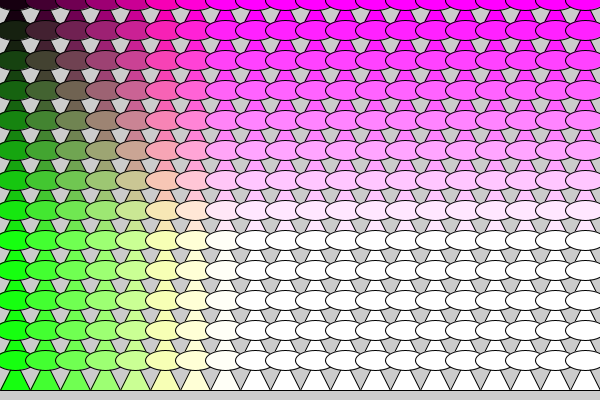
Frame 1 (no input)
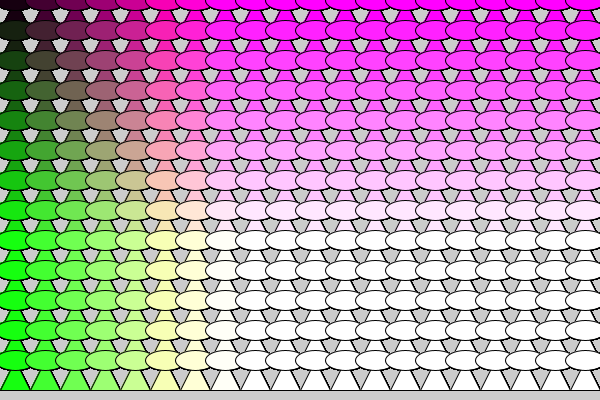
Frame 60 (the mouse pressed at the canvas centre just before this capture)
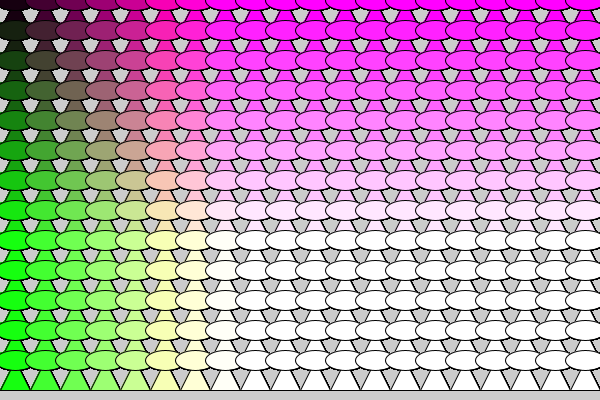
Frame 120 (the mouse held since frame 60 and released just before this capture)

The Processing sketch that drew these frames (run headless with seeded random() and noise(); from frame 60 on, the mouse is pressed at the canvas centre):

// Processing sketch: processing_187062
// ── processing_187062.pde

//float x = 50;
void setup(){
  size(600,400);
}
 
void draw (){
  
  for(int x = 15; x < 600; x += 30){
    for(int y = 0; y < 370; y += 30){
       
       fill(x*1.5,y*1.1,x*1.1);
       triangle(x, y, x-15, y+30, x+15, y+30);
       ellipse(x, y, 40, 20);
    }
  
  }

}
